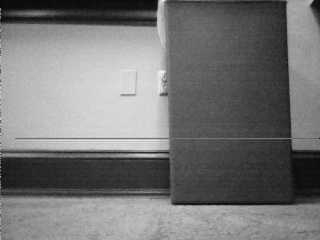
#> input picture cozmo-images-kidnap/0.jpg, 320 x 240 px
$ python -i img_processing.py   (imports and definitions only)   (older library calls are emulated)
#> lines starting #> are read from the running program, lines starting #| are printed output that depends on the picture
#> further down, picture is the input picture: shape (240, 320, 3); min 0, max 249, mean 117.8
import cv2
import numpy as np
import os

#Takes an image and crops top and bottom by arbitrary value, then returns.
# [28 lines left out: functions crop_img, stitching, show_img, not called in this run]

def get_img(filename):
    cv2_img = cv2.imread(filename, 0)    # gray scale --> 1 channel
    return np.array(cv2_img)

def save_img(img: np.ndarray, filepath: str):
    cv2.imwrite(filepath, img, [cv2.IMWRITE_JPEG_QUALITY, 100])

def normalize_img(img):
    scale = 255.0 if img.max() > 200.0 else img.max()
    return np.array(img)/scale

def get_sobel(img, type_sobel='scharr'):
#> called with type_sobel = 'scharr'
    ksize = -1 if type_sobel=='scharr' else 3
    cv2_sobel_x = cv2.Sobel(img, ddepth=cv2.CV_32F, dx=1, dy=0, ksize=ksize)
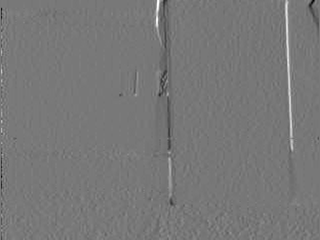
#> cv2_sobel_x: shape (240, 320, 3) float32; min -2038, max 2283, mean -2.7; drawn with min black and max white
    cv2_sobel_y = cv2.Sobel(img, ddepth=cv2.CV_32F, dx=0, dy=1, ksize=ksize)
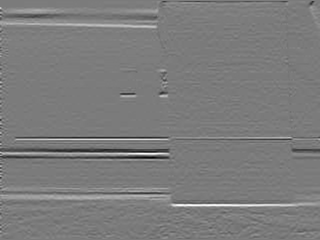
#> cv2_sobel_y: shape (240, 320, 3) float32; min -2323, max 2471, mean 12.9; drawn with min black and max white
    cv2_sobel_x, cv2_sobel_y = cv2.convertScaleAbs(cv2_sobel_x), cv2.convertScaleAbs(cv2_sobel_y)
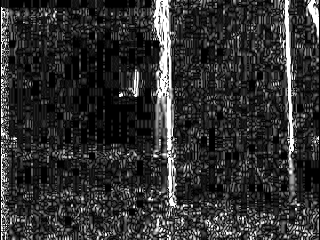
#> cv2_sobel_x: shape (240, 320, 3); min 0, max 255, mean 48
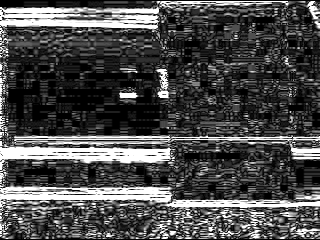
#> cv2_sobel_y: shape (240, 320, 3); min 0, max 255, mean 75.5
    cv2_sobel = cv2.addWeighted(cv2_sobel_x, 0.5, cv2_sobel_y, 0.5, 0)
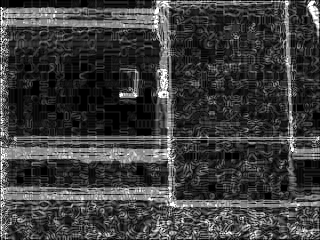
#> cv2_sobel: shape (240, 320, 3); min 0, max 255, mean 61.8
    return cv2_sobel

# [60 lines left out: functions convolution, pooling, get_kernel, not called in this run]

# [39 lines of commented-out code are left out]


>>> import cv2
>>> picture = cv2.imread('cozmo-images-kidnap/0.jpg')
>>> result = get_sobel(picture)

$ run again, on cozmo-images-kidnap/1.jpg
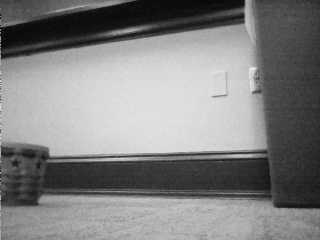
#> input picture cozmo-images-kidnap/1.jpg, 320 x 240 px
#> picture is the input picture: shape (240, 320, 3); min 0, max 239, mean 129.2
#> in get_sobel, `cv2_sobel_x, cv2_sobel_y = cv2.convertScaleAbs(cv2_sobel_x), cv2.conve..`:
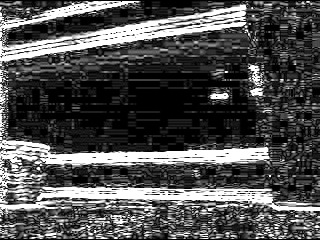
#> cv2_sobel_y: shape (240, 320, 3); min 0, max 255, mean 78.4
#> in get_sobel, `cv2_sobel = cv2.addWeighted(cv2_sobel_x, 0.5, cv2_sobel_y, 0.5, 0)`:
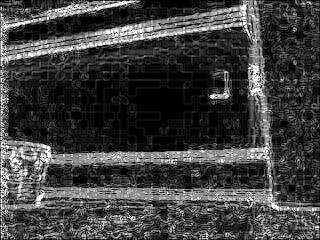
#> cv2_sobel: shape (240, 320, 3); min 0, max 255, mean 63.6

$ run again, on cozmo-images-kidnap/10.jpg
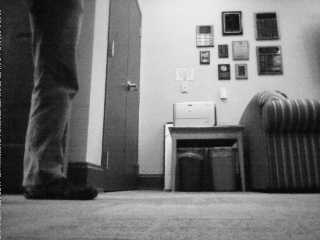
#> input picture cozmo-images-kidnap/10.jpg, 320 x 240 px
#> picture is the input picture: shape (240, 320, 3); min 0, max 250, mean 114.9
#> in get_sobel, `cv2_sobel_x, cv2_sobel_y = cv2.convertScaleAbs(cv2_sobel_x), cv2.conve..`:
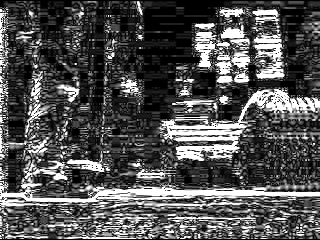
#> cv2_sobel_y: shape (240, 320, 3); min 0, max 255, mean 82.8
#> in get_sobel, `cv2_sobel = cv2.addWeighted(cv2_sobel_x, 0.5, cv2_sobel_y, 0.5, 0)`:
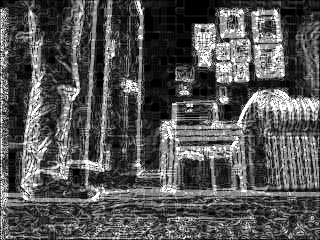
#> cv2_sobel: shape (240, 320, 3); min 0, max 255, mean 85

$ run again, on cozmo-images-kidnap/11.jpg
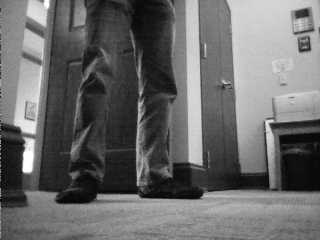
#> input picture cozmo-images-kidnap/11.jpg, 320 x 240 px
#> picture is the input picture: shape (240, 320, 3); min 0, max 255, mean 105.5
#> in get_sobel, `cv2_sobel_x, cv2_sobel_y = cv2.convertScaleAbs(cv2_sobel_x), cv2.conve..`:
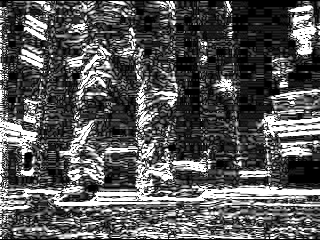
#> cv2_sobel_y: shape (240, 320, 3); min 0, max 255, mean 86.9
#> in get_sobel, `cv2_sobel = cv2.addWeighted(cv2_sobel_x, 0.5, cv2_sobel_y, 0.5, 0)`:
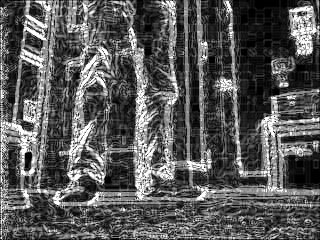
#> cv2_sobel: shape (240, 320, 3); min 0, max 255, mean 89.1
